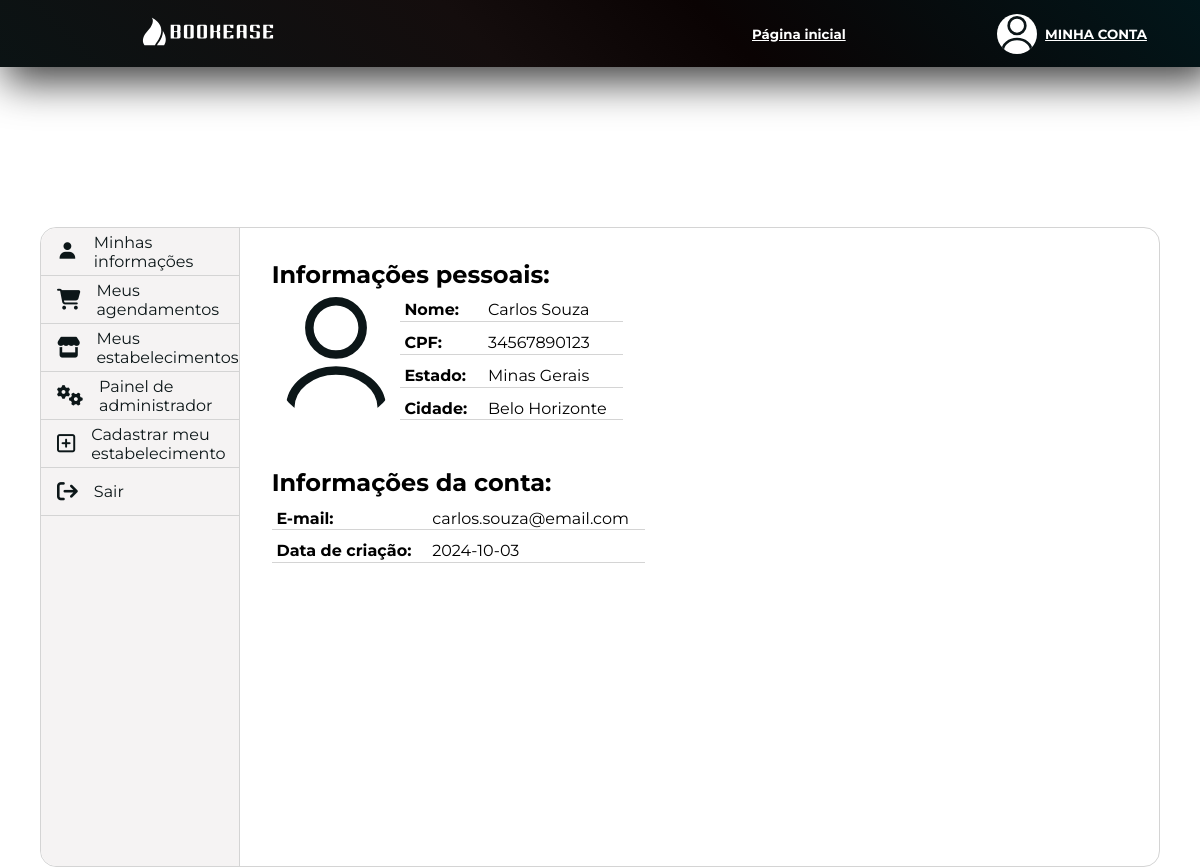
The app's page /view/myaccount.php (signed in) with its own data.
### tables this page shows
CREATE TABLE users(
	id int auto_increment,
    cpf VARCHAR(11) UNIQUE,
    name VARCHAR(100),
    email VARCHAR(100) UNIQUE,
    phone VARCHAR(11) UNIQUE,
    state VARCHAR(80),
    city VARCHAR(80),
    password VARCHAR(100),
    user_type enum('user','admin','manager'),
    creation_date DATE,
    PRIMARY KEY(id)
);

### model/database_connect.php (called while the page is built, shortened)
<?php
class connect_database {
    protected $mysqli;
    protected $host = '127.0.0.1';
    protected $user = 'root';
    protected $password = '';
    protected $database = 'bookease';
    public function connect() {
        $this->mysqli = new mysqli($this->host, $this->user, $this->password, $this->database);
        $this->mysqli->set_charset('utf8');
    }
    public function consult($query) {
        try {
            if ($result = $this->mysqli->query($query)){
                $result = mysqli_fetch_assoc($result);
                return $result;
            }
            else {
                $this->rows_affected = 0;
                return null;
            }
        }
        catch (Exception $exc) {
            $this->disconnect();
        }
    }
}

### view/myaccount.php (the view, shortened to what this page needs)
<!DOCTYPE html>
<html lang="en">
<head>
    <link rel="stylesheet" href="/public/css/myaccount.css">
    <link rel="stylesheet" href="/public/css/components/red_button.css">
    <link rel="stylesheet" href="/public/css/components/header.css">
    <link href='https://unpkg.com/boxicons@2.1.4/css/boxicons.min.css' rel='stylesheet'>
</head>
<body>
    <?php
        require_once '../controller/categories_controller.php';
        include_once '../model/database_connect.php';
        $con = new connect_database();
        $con->connect();
        $query = "SELECT * FROM users WHERE email = '$_SESSION[login]';";
        $user = $con->consult($query);
    ?>
    <header>
        <div class="header">
            <div class="logo">
                <a href="/view/index.php">
                    <img src="/public/images/logos_horizontal/logo1_white.svg" alt="" class="logo_image">
                </a>
            </div>
            <div class="header_buttons">
                <div class="header_button">
                    <a href="../view/establishments.php">
                        Página inicial
                    </a>
                </div>
                <div class="account_pages">
                    <a href="/view/myaccount.php">
                        <img class="profile_picture" src="/public/images/profile_picture.svg" alt="">
                    </a>
                    <div>
                        <a href="/view/myaccount.php">
                            <span>MINHA CONTA</span>
                        </a>
                    </div>
                </div>
            </div>
        </div>
    </header>
    <main>
        <div class="main_content">
            <div class="aside_buttons">
                <a href="./myaccount.php" class="aside_button">
                    <i class='bx bxs-user'></i>
                    <span>Minhas informações</span>
                </a>
                <a href="#" class="aside_button">
                    <i class="fa-solid fa-cart-shopping"></i>
                    <span>Meus agendamentos</span>
                </a>
                <?php
                    if($user['user_type'] != null) {
                        echo '
                            <a href="?info=my_establishments" class="aside_button">
                                <i class="fa-solid fa-store"></i>
                                <span>Meus estabelecimentos</span>
                            </a>
                        ';
                    }
                    if($user['user_type'] != null) {
                        echo '
                            <a href="#" class="aside_button">
                                <i class="fa-solid fa-gears"></i>
                                <span>Painel de administrador</span>
                            </a>
                        ';
                    }
                ?>
                <a href="../view/establishment_register.php" class="aside_button">
                    <i class="fa-regular fa-square-plus"></i>
                    <span>Cadastrar meu estabelecimento</span>
                </a>
                <a href="../controller/logout_controller.php" class="aside_button">
                    <i class="fa-solid fa-arrow-right-from-bracket"></i>
                    <span>Sair</span>
                </a>
            </div>
            <div class="informations">
                <?php
                    if(isset($_REQUEST) && isset($_REQUEST['info'])) {
                        switch ($_REQUEST['info']) {
                            case 'my_establishments':
                                echo '
                                    <div class="establishments">
                                        <h2>Meus estabelecimentos</h2>
                                        <div class="establishments_list">
                                    ';
                                $establishments = get_my_establishments();
                                if($establishments != null) {
                                    foreach($establishments as $e) {
                                        echo '
                                            <div class="establishment">
                                                <div class="establishment_image">
                                                    <a href="/view/establishment_page.php">
                                                        <img src="/public/images/image_icon.svg" alt="" class="image_icon">
                                                    </a>
                                                </div>
                                                <div class="establishment_info">
                                                    <h3>
                                                        <a href="#">
                                                        '.$e['name'].'
                                                        </a>
                                                    </h3>
                                                    <p>
                                                        <span>Descrição: </span>
                                                        '.$e['description'].'
                                                    </p>
                                                    <p>
                                                        <span>Categoria: </span>
                                                        '.$e['category_name'].'
                                                    </p>
                                                    <p>
                                                        <span>Subcategoria: </span>
                                                        '.$e['subcategory_name'].'
                                                    </p>
                                                    <p>
                                                        <span>Endereço: </span>
                                                        '.$e['address'].'
                                                    </p>
                                                </div>
                                                <div class="open_establishment">
                                                    <a href="/view/establishment_page.php">
                                                        <i class="fa-solid fa-arrow-up-right-from-square"></i>
                                                    </a>
                                                </div>
                                            </div>
                                        ';
                                    }
                                }
                                else {
                                    echo '
                                        <div class="not_found">
                                            <i class="fa-solid fa-circle-exclamation"></i>
                                            <h1>
                                                Ops!
                                            </h1>
                                            <h2>
                                                Parece que você não<br>
                                                possui nenhum<br>
                                                estabelecimento<br>
                                                Cadastrado!
                                            </h2>
                                        </div>
                                    ';
                                }
                                echo'
                                        </div>
                                    </div>
                                ';
                                break;
                            default:
                                header('Location:./myaccount.php');
                        }
                    }
                    else {
                        echo "
                            <div class='account'>
                                <div class='personal_info'>
                                    <h2>Informações pessoais:</h2>
                                    <div class='table'>
                                        <div class='table_row'>
                                            <img src='../public/images/profile_picture.svg' alt=''>
                                            <div class='table_column'>
                                                <span class='table_strong'>Nome:</span>
                                                <span class='table_strong'>CPF:</span>
                                                <span class='table_strong'>Estado:</span>
                                                <span class='table_strong'>Cidade:</span>
                                            </div>
                                            <div class='table_column'>
                                                <span>$user[name]</span>
                                                <span>$user[cpf]</span>
                                                <span>$user[state]</span>
                                                <span>$user[city]</span>
                                            </div>
                                        </div>
                                    </div>
                                </div>
                                <div class='account_info'>
                                    <h2>Informações da conta:</h2>
                                    <div class='table'>
                                        <div class='table_column'>
                                            <span class='table_strong'>E-mail:</span>
                                            <span class='table_strong'>Data de criação:</span>
                                        </div>
                                        <div class='table_column'>
                                            <span>$user[email]</span>
                                            <span>$user[creation_date]</span>
                                        </div>
                                    </div>
                                </div>
                            </div>
                        ";
                    }
                ?>
            </div>
        </div>
    </main>
</body>
</html>

### public/css/myaccount.css (style rules this page uses)
@media only screen and (min-width: 1200px) { main { width: 100%; display: flex; flex-direction: column; justify-content: center; align-items: center; } }

### public/css/components/header.css (style rules this page uses)
@media only screen and (min-width: 1200px) { header { width: 100%; display: flex; flex-direction: column; justify-content: flex-start; align-items: center; } }
@media only screen and (min-width: 1200px) { .header { width: 100%; display: flex; flex-direction: row; justify-content: space-between; align-items: center; height: 4.2rem; background: linear-gradient(45deg, #0b1314 0%, #140d0d 40%, #0a0303 60%, #02161a 100%); box-shadow: 10px 10px 40px 5px rgba(0,0,0,0.75); } }
@media only screen and (min-width: 1200px) { .logo { width: 26rem; height: 100%; display: flex; flex-direction: row; justify-content: center; align-items: center; } }
@media only screen and (min-width: 1200px) { .logo_image { min-width: var(--logo-size); max-width: var(--logo-size); transition: all ease-in-out 0.45s; } }

### public/css/global.css (style rules this page uses)
* { box-sizing: border-box; margin: 0; padding: 0; font-family: 'Montserrat'; scroll-behavior: smooth; }
a { color: var(--red-1); }
:root { --logo-size: 8.5rem; --primary-color: #EAAA00; --red-1: #bd3528; --red-2: #8C271E; --red-3: #f5d8d6; --gray-1: #0C1618; --gray-2: #4b6268; --gray-3: #d4d4d4; --white-1: #FFF; --white-2: #eef4f6; --white-3: #f5f3f3; --green-1: #5cb85c; --font-xsm: 8pt; --font-sm: 10pt; --font-md: 12pt; --font-lg: 14pt; --font-xl: 16pt; --font-xxl: 18pt; }

### records on screen
users: name "Carlos Souza", cpf "34567890123", state "Minas Gerais", city "Belo Horizonte", email "carlos.souza@email.com", creation_date "2024-10-03"
